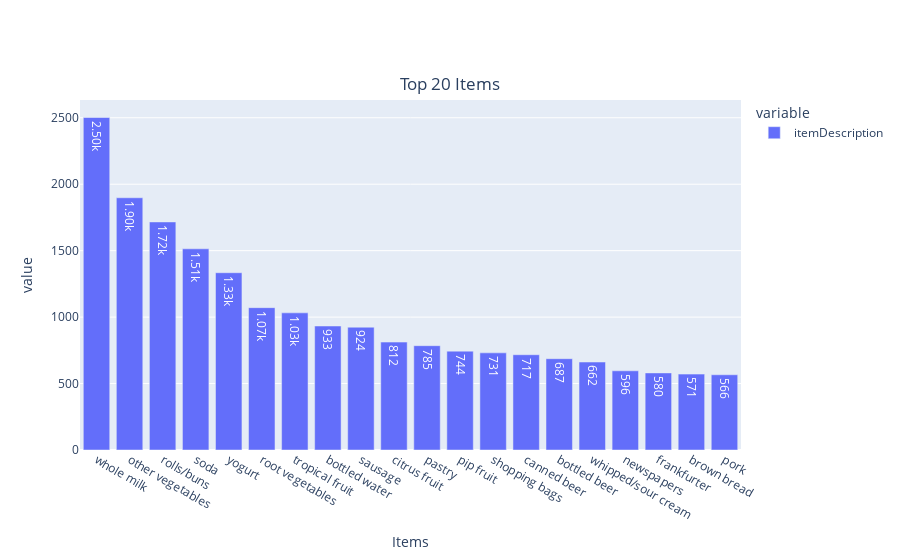

The cell this chart's notebook holds for it:
### Code cell
# plot a bar chart to see the top sold items
fig = px.bar(data_frame = freq_items.head(20), title ='Top 20 Items', text_auto ='.3s',
                 labels = {
                     "index": "Items",
                     "values": "Quantity",
                     'lift': 'Lift'
                 })
fig.update_layout(title_x = 0.5, title_y = 0.86)
fig.show()

### Figure 1 — Plotly figure (JSON) as saved in the notebook; plotly's stock layout.template omitted (floating-point values rounded to 4 significant figures)
{"data": [{"alignmentgroup": "True", "hovertemplate": "variable=itemDescription<br>Items=%{x}<br>value=%{y}<extra></extra>", "legendgroup": "itemDescription", "marker": {"color": "#636efa", "pattern": {"shape": ""}}, "name": "itemDescription", "offsetgroup": "itemDescription", "orientation": "v", "showlegend": true, "textposition": "auto", "texttemplate": "%{y:.3s}", "type": "bar", "x": ["whole milk", "other vegetables", "rolls/buns", "soda", "yogurt", "root vegetables", "tropical fruit", "bottled water", "sausage", "citrus fruit", "pastry", "pip fruit", "shopping bags", "canned beer", "bottled beer", "whipped/sour cream", "newspapers", "frankfurter", "brown bread", "pork"], "xaxis": "x", "y": [2502, 1898, 1716, 1514, 1334, 1071, 1032, 933, 924, 812, 785, 744, 731, 717, 687, 662, 596, 580, 571, 566], "yaxis": "y"}], "layout": {"barmode": "relative", "legend": {"title": {"text": "variable"}, "tracegroupgap": 0}, "title": {"text": "Top 20 Items", "x": 0.5, "y": 0.86}, "xaxis": {"anchor": "y", "domain": [0, 1], "title": {"text": "Items"}}, "yaxis": {"anchor": "x", "domain": [0, 1], "title": {"text": "value"}}}}
